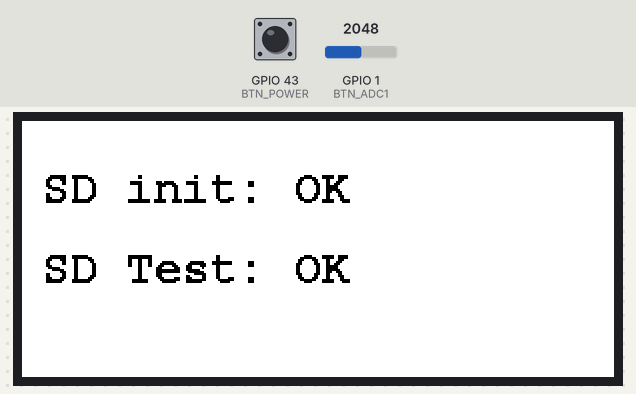
Bench run of a program on a simulated Seeed XIAO ESP32-S3. Shown: 296×128 colour display. The test bench sets the inputs (shaded band); at power-on: GPIO 1 (BTN_ADC1) = 2048, GPIO 43 (BTN_POWER) HIGH. Storage starts empty; what the program prints to the serial monitor is not drawn.

Above: at 16.1 s.
At 33.1 s:
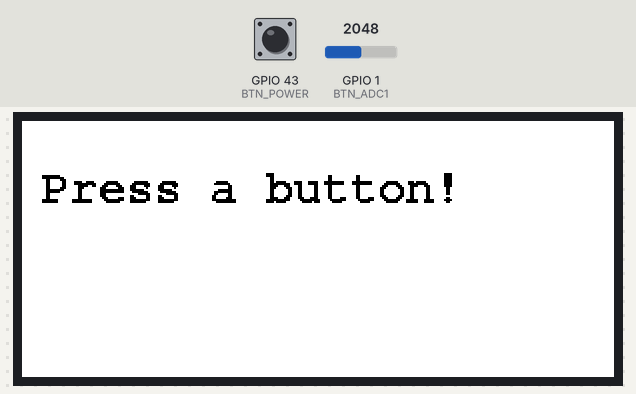
At 48.1 s:
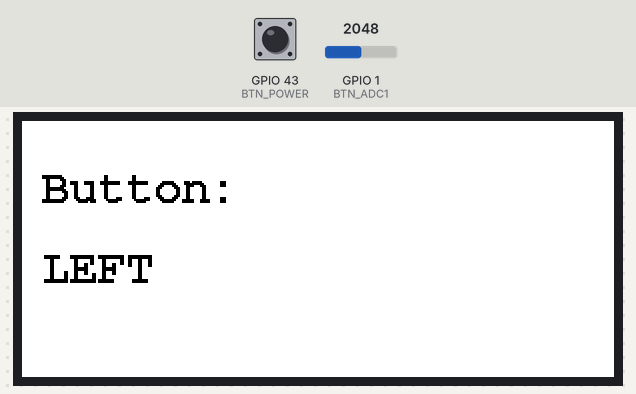

Measured:
- what the display in image 0 shows lasts 17.0 s, from 16.1 s to 33.1 s
- what the display in image 1 shows lasts 15.0 s, from 33.1 s to 48.1 s

The program:

main.cpp
```cpp
#include <SPI.h>
#include <SD.h>
#include <GxEPD2_3C.h>
#include <Fonts/FreeMonoBold12pt7b.h>

// SPI Bus
#define SPI_SCK 7  // D8
#define SPI_MISO 8 // D9
#define SPI_MOSI 9 // D10

// EPD Pins
#define EPD_CS 3   // D2
#define EPD_DC 4   // D3
#define EPD_RST 5  // D4
#define EPD_BUSY 6 // D5

// SD Pin
#define SD_CS 44 // D7

// Button Pins
#define BTN_ADC1 1   // D0 - Back, Confirm, Left, Right
#define BTN_ADC2 2   // D1 - Vol Up, Vol Down
#define BTN_POWER 43 // D6 - Power Button

// ADC Ranges direkt aus CrossPoint Community SDK
#define ADC_NO_BUTTON 3900
#define THRESH_RIGHT 750
#define THRESH_LEFT 2090
#define THRESH_CONFIRM 3100
#define THRESH_BACK ADC_NO_BUTTON
#define THRESH_DOWN 1120
#define THRESH_UP ADC_NO_BUTTON

#define DEBOUNCE_MS 50

GxEPD2_3C<GxEPD2_290_C90c, GxEPD2_290_C90c::HEIGHT> display(
    GxEPD2_290_C90c(EPD_CS, EPD_DC, EPD_RST, EPD_BUSY));

String lastButton = "";

void showOnDisplay(String line1, String line2 = "")
{
    display.setFullWindow();
    display.firstPage();
    do
    {
        display.fillScreen(GxEPD_WHITE);
        display.setTextColor(GxEPD_BLACK);
        display.setFont(&FreeMonoBold12pt7b);
        display.setCursor(10, 40);
        display.print(line1);
        if (line2 != "")
        {
            display.setCursor(10, 80);
            display.print(line2);
        }
    } while (display.nextPage());
}

bool testSD()
{
    Serial.println("--- SD Test ---");

    File f = SD.open("/sdtest.txt", FILE_WRITE);
    if (!f)
    {
        Serial.println("SD Schreiben: FEHLER");
        return false;
    }
    f.println("SD Test OK");
    f.close();
    Serial.println("SD Schreiben: OK");

    f = SD.open("/sdtest.txt");
    if (!f)
    {
        Serial.println("SD Lesen: FEHLER");
        return false;
    }
    String content = "";
    while (f.available())
        content += (char)f.read();
    f.close();
    content.trim();
    Serial.println("SD Lesen: " + content);
    Serial.println("--- SD Test Ende ---");
    return true;
}

String readButton()
{
    if (digitalRead(BTN_POWER) == LOW)
        return "POWER";

    int adc1 = analogRead(BTN_ADC1);
    if (adc1 < THRESH_RIGHT)
        return "RIGHT";
    if (adc1 < THRESH_LEFT)
        return "LEFT";
    if (adc1 < THRESH_CONFIRM)
        return "CONFIRM";
    if (adc1 < THRESH_BACK)
        return "BACK";

    int adc2 = analogRead(BTN_ADC2);
    if (adc2 < THRESH_DOWN)
        return "VOL DOWN";
    if (adc2 < THRESH_UP)
        return "VOL UP";

    return "";
}

void setup()
{
    Serial.begin(115200);
    delay(1000);

    pinMode(BTN_POWER, INPUT_PULLUP);
    analogSetAttenuation(ADC_11db);

    SPI.begin(SPI_SCK, SPI_MISO, SPI_MOSI, SD_CS);

    // Display ZUERST initialisieren
    display.init(115200);
    display.setRotation(1);

    // Dann SD Test
    if (!SD.begin(SD_CS))
    {
        Serial.println("SD init: FEHLER");
        showOnDisplay("SD init", "FEHLER!");
        delay(2000);
    }
    else
    {
        Serial.println("SD init: OK");
        bool sdOk = testSD();
        showOnDisplay("SD init: OK", sdOk ? "SD Test: OK" : "SD Test: FAIL");
        delay(2000);
    }

    showOnDisplay("Press a button!");
    Serial.println("Ready.");
}

void loop()
{
    String btn = readButton();

    if (btn != "" && btn != lastButton)
    {
        int adc1 = analogRead(BTN_ADC1);
        int adc2 = analogRead(BTN_ADC2);
        Serial.println("Button: " + btn + " (ADC1=" + adc1 + " ADC2=" + adc2 + ")");
        showOnDisplay("Button:", btn);
        lastButton = btn;
        delay(DEBOUNCE_MS);
    }

    if (btn == "")
        lastButton = "";

    delay(50);
}
```
